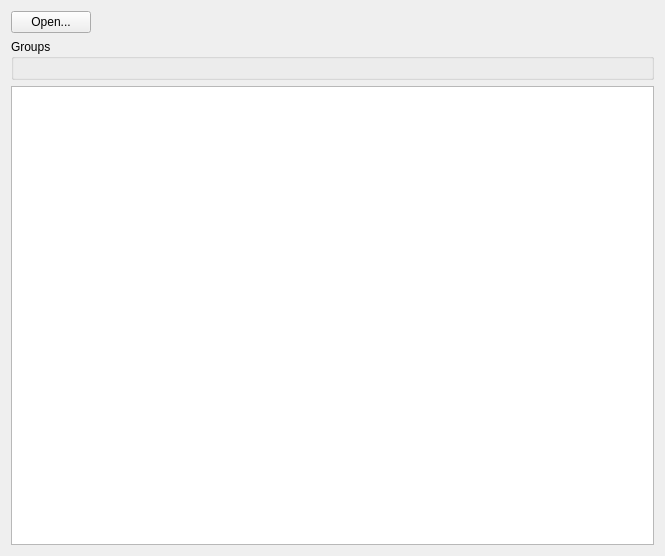
<?xml version="1.0" encoding="UTF-8"?>
<ui version="4.0">
 <class>BlackBox</class>
 <widget class="QWidget" name="BlackBox">
  <property name="geometry">
   <rect>
    <x>0</x>
    <y>0</y>
    <width>665</width>
    <height>556</height>
   </rect>
  </property>
  <property name="windowTitle">
   <string>BlackBox inspector</string>
  </property>
  <layout class="QGridLayout" name="gridLayout">
   <item row="0" column="0">
    <widget class="QPushButton" name="open">
     <property name="text">
      <string>Open...</string>
     </property>
    </widget>
   </item>
   <item row="0" column="2">
    <spacer name="horizontalSpacer">
     <property name="orientation">
      <enum>Qt::Horizontal</enum>
     </property>
     <property name="sizeHint" stdset="0">
      <size>
       <width>40</width>
       <height>20</height>
      </size>
     </property>
    </spacer>
   </item>
   <item row="0" column="1">
    <widget class="QLabel" name="filename">
     <property name="text">
      <string/>
     </property>
    </widget>
   </item>
   <item row="2" column="0" colspan="3">
    <widget class="QTableView" name="table"/>
   </item>
   <item row="1" column="0" colspan="3">
    <widget class="QGroupBox" name="groups">
     <property name="title">
      <string>Groups</string>
     </property>
     <layout class="QGridLayout" name="gridLayout_2">
      <item row="0" column="0">
       <layout class="QHBoxLayout" name="groupsLayout"/>
      </item>
     </layout>
    </widget>
   </item>
  </layout>
 </widget>
 <resources/>
 <connections/>
</ui>
